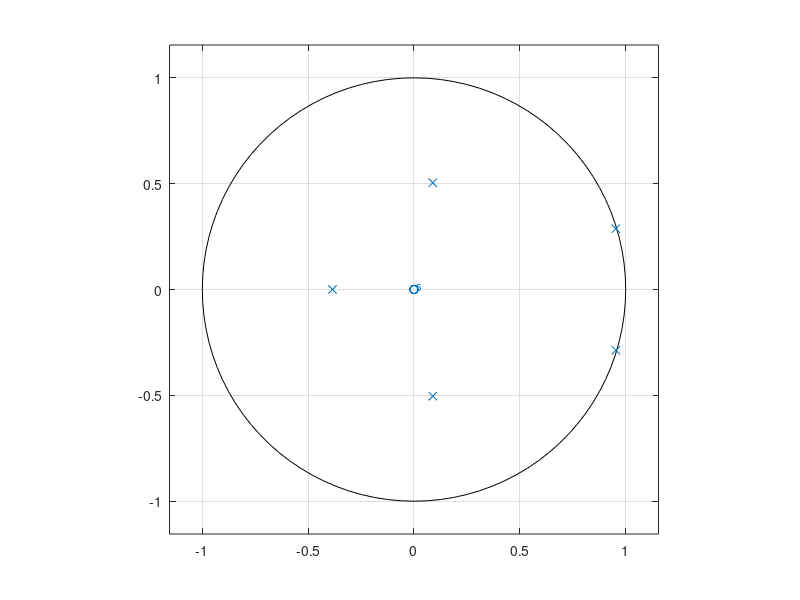
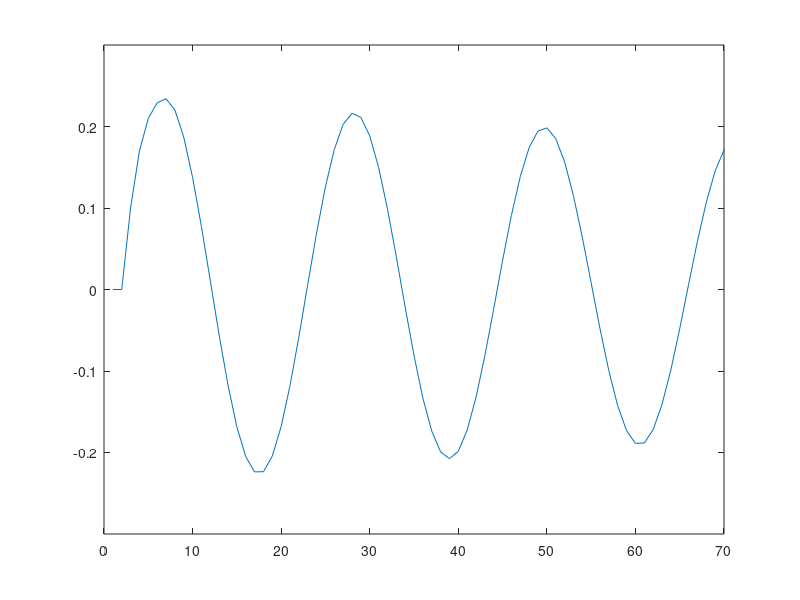

Recreate these plots in MATLAB, in order.
clear all; close all;
k=3;
num=[0.1 zeros(1,k)];
den=[1 -1.7 0.79 -0.063 zeros(1,k-2) 0.1];
zplane(num,den);
sys=tf(num,den,-1);
figure;plot(impulse(sys));
axis([0 70 -0.3 0.3])
